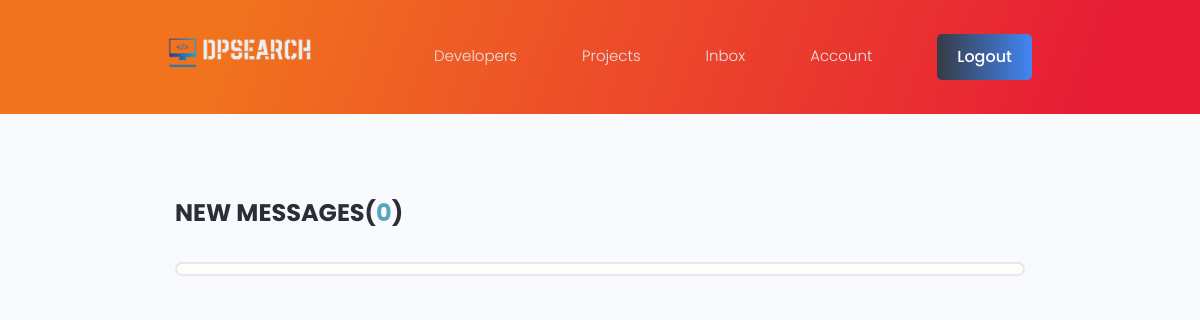
The page /inbox/ (signed in) on the database as committed earlier.
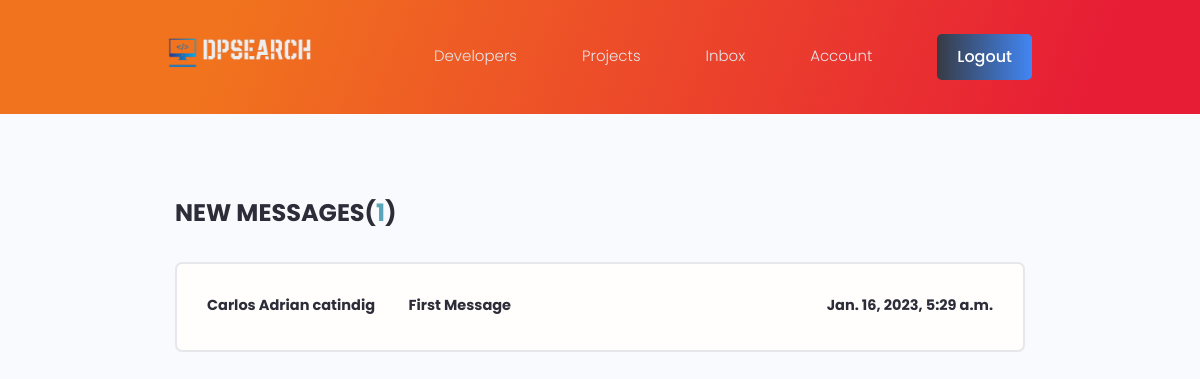
The same page on the database as committed later.
### users/models.py (models this page shows, shortened)
class Message(models.Model):
    sender = models.ForeignKey(Profile, on_delete=models.SET_NULL, null=True, blank=True)
    recipient = models.ForeignKey(Profile, on_delete=models.SET_NULL, null=True, blank=True, related_name="messages")
    name = models.CharField(max_length=255, null=True, blank=True)
    email = models.EmailField(max_length=320, null=True, blank=True)
    subject = models.CharField(max_length=255, null=True, blank=True)
    body = models.TextField()
    is_read = models.BooleanField(default=False, null=True)
    created = models.DateTimeField(auto_now_add=True)
    id = models.UUIDField(default=uuid.uuid4, editable=False, unique=True, primary_key=True)
    class Meta:
        ordering = ['is_read', '-created']
        verbose_name_plural = 'Messages'

### users/views.py (the view)
# urls.py: path('inbox/', views.show_inbox, name="inbox"),
@login_required(login_url='login')
def show_inbox(request):
    profile = request.user.profile
    messages = profile.messages.all()
    unread_count = profile.messages.filter(is_read=False).count()
    context = {"messages":messages, "unread_count":unread_count}
    return render(request, "users/inbox.html", context)

### users/templates/users/inbox.html (shortened to what this page needs)
{% extends 'main.html' %}
{% block content %}
<main class="inbox my-xl">
  <div class="content-box">
    <h3 class="inbox__title">New Messages(<span>{{ unread_count }}</span>)</h3>
    <ul class="messages">
      {% for message in messages %}
      {% if message.is_read %}
      <li class="message message">
      {% else %}
      <li class="message message--unread">
      {% endif %}
        <a href="{% url 'view-message' message.id %}">
          <span class="message__author">{{ message.name }}</span>
          <span class="message__subject">{{ message.subject }}</span>
          <span class="message__date">{{ message.created }}</span>
        </a>
      </li>
      {% endfor %}
    </ul>
  </div>
</main>
{% endblock content %}

Rows that differ between the two databases and show on the page:
added Message: name "Carlos Adrian catindig", subject "First Message", created "Jan. 16, 2023, 5:29 a.m."
Other text that changed with them:
{{ unread_count }}: "0" → "1"
